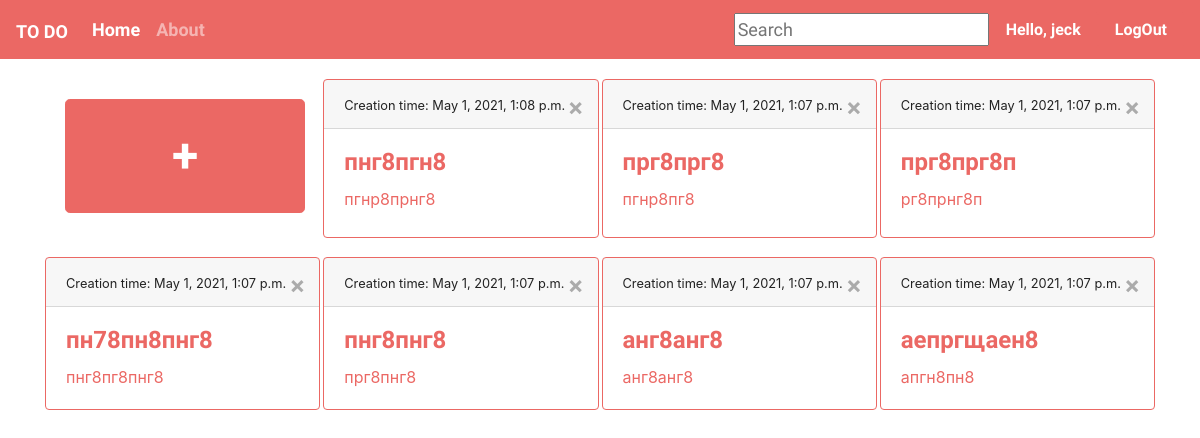
/ (signed in), run on an earlier commit of the app's database.
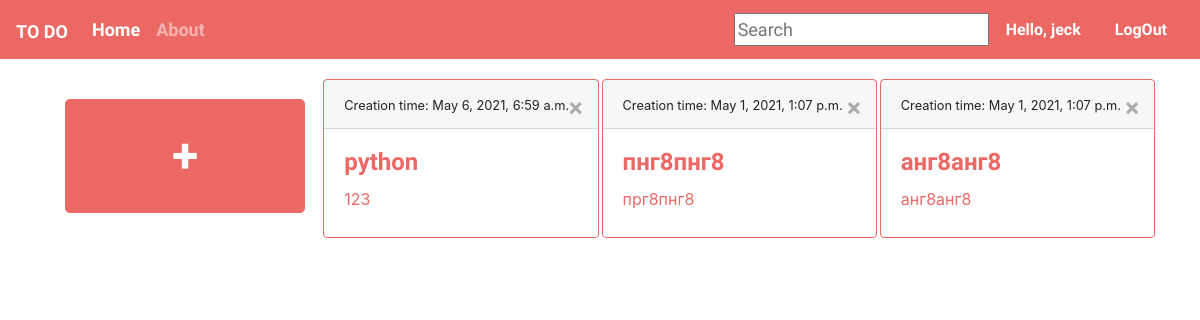
And on a later commit of the database.
### main/models.py (models this page shows, shortened)
class Datask(models.Model):
    user = models.ForeignKey(User, on_delete=models.CASCADE, null=True, blank=True)
    title = models.CharField(max_length=200, null=True, blank=True)
    description = models.TextField(null=True, blank=True)
    complete = models.BooleanField(default=False)
    created = models.DateTimeField(auto_now_add=True)
    class Meta:
        ordering = ['complete']

### main/views.py (the view)
# urls.py: path('', Task.as_view(), name = 'tasklist'),
class Task(LoginRequiredMixin, ListView):
    model = Datask
    context_object_name = "taski"
    ordering = ['-created']
    def get_context_data(self, *, object_list=None, **kwargs):
        context = super().get_context_data(**kwargs)
        context['taski'] = context['taski'].filter(user=self.request.user)
        context['count'] = context['taski'].filter(complete=False).count()
        search_input = self.request.GET.get('search-area') or ''
        if search_input:
            context['taski']= context['taski'].filter(
                title__icontains=search_input)
        context['search_input'] = search_input
        return context

### templates/main/datask_list.html (shortened to what this page needs)
{% extends 'main/main.html' %}
{% block content %}
<a href="{% url 'task_create' %}" >
    <div class = "container" style="margin-top: 20px">
  <div class="card-body">
      <button type="button" class="btn btn-primary btn-lg">     +      </button>
  </div>
</a>
{% for task in taski %}
        <div class="card border-primary mb-3" style="max-width: 20rem;">
            <div class="card-header"><small> Creation time: {{ task.created }}</small>
            <a href="{% url 'task_delete' task.id %}">
                <button type="button" class="ml-2 mb-1 close" data-dismiss="toast" aria-label="Close" value="but">
             <span aria-hidden="true">&times;</span>
                </button>
            </a>
        </div>
         <div class="card-body">
      <h4 class="card-title"><a href="{% url 'task_update' task.id %}">{{ task.title }}</a></h4>
      <p class="card-text"><a href="{% url 'task_update' task.id %}">{{ task.description }}</a></p></div>
</div>
                        {% empty %}
            <h3> no item in list</h3>
        {% endfor %}
{% endblock content%}

### templates/main/main.html (shortened to what this page needs)
{% load static %}
<!DOCTYPE html>
<html lang="en">
<head>
</head>
<link rel="stylesheet" href="{% static 'main.css' %}">
<body>
    <nav class="navbar navbar-expand-lg navbar-dark bg-primary">
        <a class="navbar-brand" href="{% url 'tasklist' %}">To Do</a>
  <div class="collapse navbar-collapse" id="navbarColor02">
    <ul class="navbar-nav mr-auto">
      <li class="nav-item active">
        <a class="nav-link" href="{% url 'tasklist' %}">Home
        </a>
      </li>
      <li class="nav-item">
        <a class="nav-link" href="{% url 'tasklist' %}">About</a>
      </li>
    </ul>
    {% if request.user.is_authenticated %}
        <form class="form-inline my-2 my-lg-0">
      <input type="text" placeholder="Search" name="search-area" value="{{ search_input }}">
<button   class="btn btn-primary">Hello, {{ request.user }}</button>
    <a href="{% url 'logout' %}"><button type="button" class="btn btn-primary">LogOut</button> </a>
    {% else %}
    <a href="{% url 'login' %}"><button type="button" class="btn btn-outline-primary">Login</button></a>
    <br>
{% endif %}
    </form>
  </div>
</nav>
 {% block content %}
{% endblock content %}
</body>
</html>

What changed in the data, as far as the page shows it:
removed Datask: created "May 1, 2021, 1:08 p.m.", title "пнг8пгн8", description "пгнр8прнг8"
removed Datask: created "May 1, 2021, 1:07 p.m.", title "прг8прг8", description "пгнр8пг8"
removed Datask: created "May 1, 2021, 1:07 p.m.", title "прг8прг8п", description "рг8прнг8п"
removed Datask: created "May 1, 2021, 1:07 p.m.", title "пн78пн8пнг8", description "пнг8пг8пнг8"
removed Datask: created "May 1, 2021, 1:07 p.m.", title "аепргщаен8", description "апгн8пн8"
added Datask: created "May 6, 2021, 6:59 a.m.", title "python", description "123"
